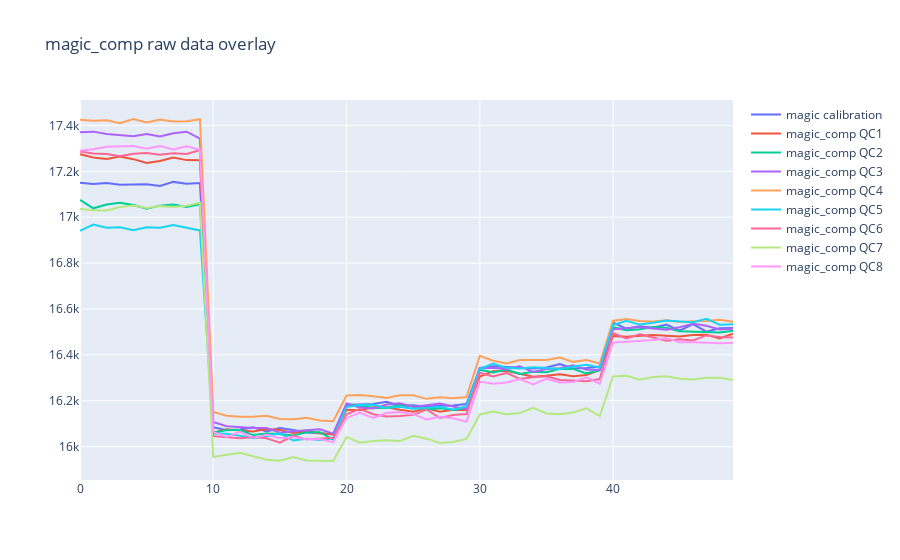

Notebook code cell kept with this figure:
### Code cell
plot_overlay(data_list=test_data_list, cal_channel='magic', QC_channel='magic_comp', save_figure=True, offset=False)
# plot_overlay(data_list=test_data_list, cal_channel='magic', QC_channel='magic', save_figure=True, offset=False)
# plot_overlay(data_list=test_data_list, cal_channel='670nm #1', QC_channel='670nm #1', save_figure=True, offset=False)
# plot_overlay(data_list=test_data_list, cal_channel='583nm #1', QC_channel='583nm #1', save_figure=True, offset=False)
# ams = ['410nm #1', '440nm #1', '470nm #1', '510nm #1', '550nm #1',
#        '583nm #1', '620nm #1', '670nm #1', '900nm #1']
# for c in ams:
#     plot_overlay(data_list=test_data_list, cal_channel=c, QC_channel=c, save_figure=True, offset=False)
